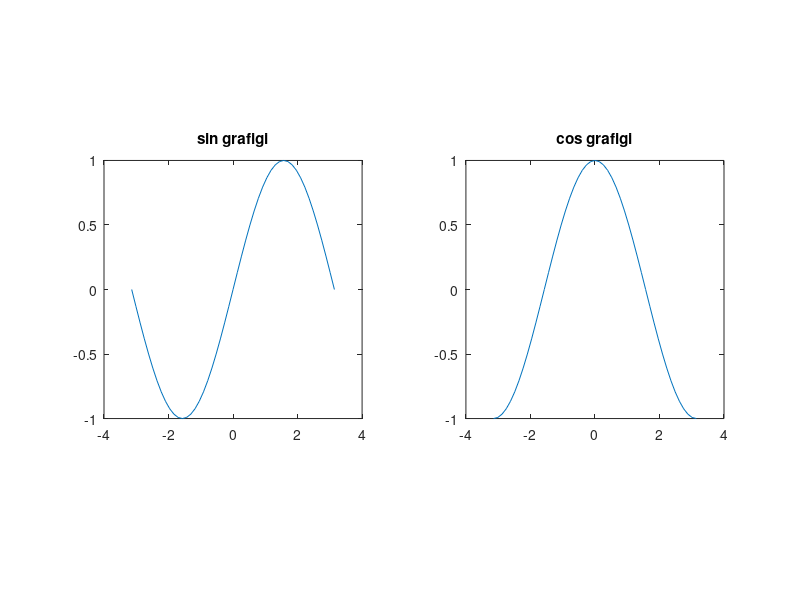
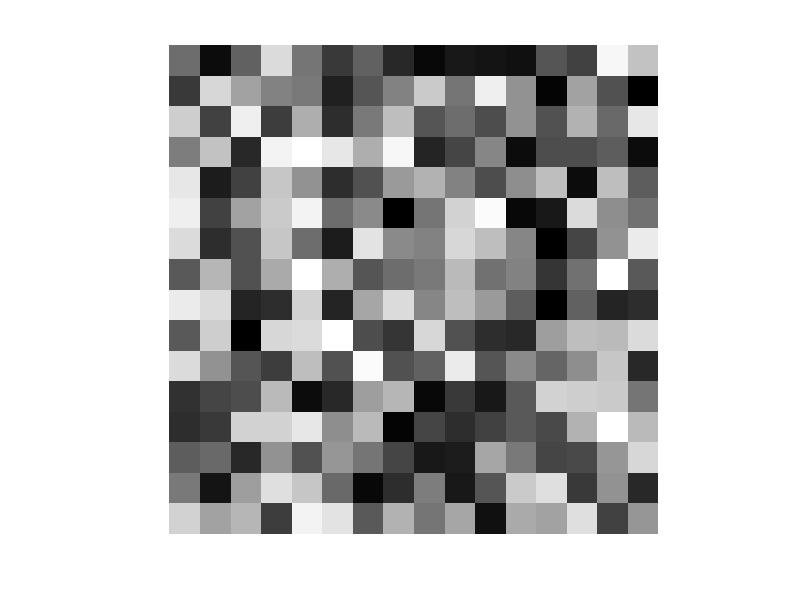

These figures' MATLAB source, in order:
%name : Gonul AYCI
%e-mail : aycignl@gmail.com
function [] = plot()

% It was used from ismailari.com

figure
x = pi*[-24:24]/24;
plot(x, sin(x))
xlabel('radyan')
ylabel('sinus degeri')
title('sinus grafigi')

%*************************
x = pi*[-24:24]/24;
subplot(1, 2, 1)
plot(x, sin(x))
axis square
title('sin grafigi')
subplot(1, 2, 2)
plot(x, cos(x))
axis square
title('cos grafigi')

%**************************
x = pi*[-24:24]/24;
figure
plot(x, sin(x), '-g');
hold on
plot(x, cos(x), '--r');
legend('sin', 'cos')
hold off

%*************************
x = pi*[-24:24]/24;
stem(x, sin(x), '--ro', 'LineWidth', 2, ...
    'MarkerEdgeColor', 'k', ...
    'MarkerFaceColor', 'g', ...
    'MarkerSize', 7)
title('sin grafigi')

%*************************
m = rand(16,16);
imagesc(m)

colormap gray
axis image
axis off

close all
end
